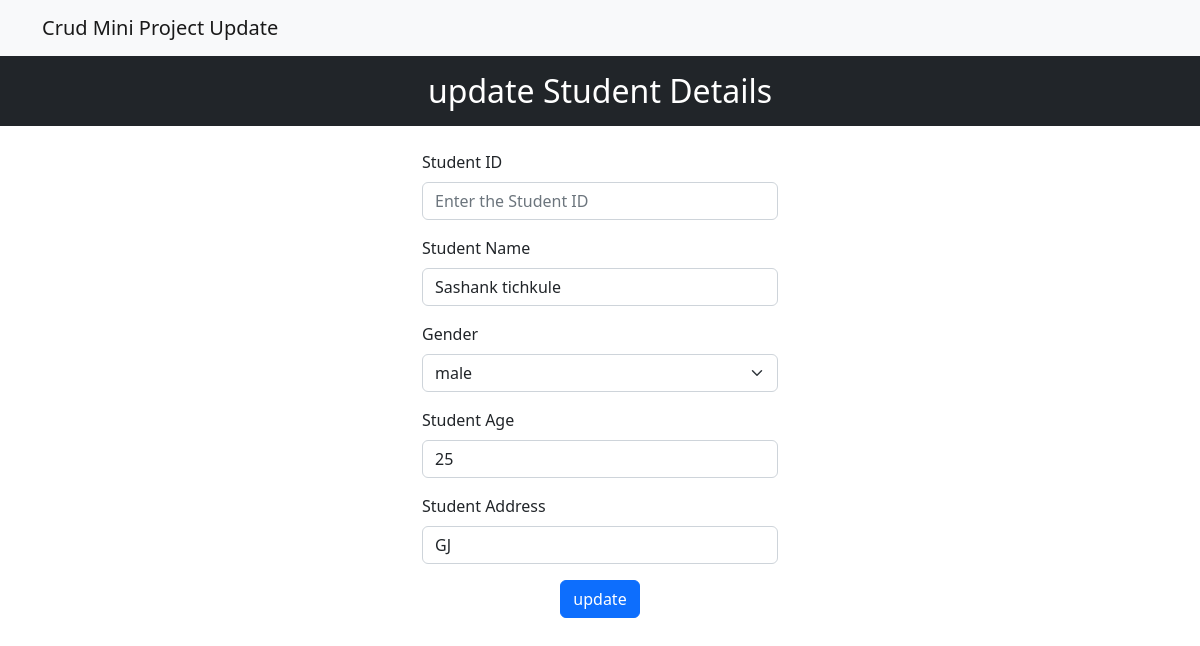
/update/12, run on the app's committed database.
### app/models.py (models this page shows, shortened)
class Student(models.Model):
    studentId=models.IntegerField()
    studentName=models.CharField(max_length=25,blank=False,null=False)
    gender=models.CharField(max_length=20)
    studentAge=models.IntegerField()
    studentAddress=models.CharField(max_length=80,blank=False,null=False)

### app/views.py (the view, shortened to what this page needs)
# urls.py: path('update/<id>', views.updateData,name="updateData"),
def updateData(request,id):
    d=Student.objects.get(id=id)
    context={"d":d}
    return render(request,"edit.html",context)

### templates/edit.html (shortened to what this page needs)
<!DOCTYPE html>
<html lang="en">
  <head>
    <link
      href="https://cdn.jsdelivr.net/npm/bootstrap@5.2.3/dist/css/bootstrap.min.css"
      rel="stylesheet"
    />
  </head>
  <body>
    <nav class="navbar navbar-expand-lg bg-light">
      <div class="container-md">
        <a class="navbar-brand" href="/">Crud Mini Project Update</a>
      </div>
    </nav>
    <h2 class="text-white bg-dark text-center p-3">update Student Details</h2>
    <div class="container mt-4">
      <div class="row justify-content-center">
        <div class="col-md-4">
          <form action="/update/{{d.id}}" method="post">
            <div class="mb-3">
              <label for="studentId" class="form-label">Student ID</label>
              <input
                type="text"
                class="form-control"
                id="studentId"
                placeholder="Enter the Student ID"
                name="studentId"
                required
              />
            </div>
            <div class="mb-3">
              <label for="studentName" class="form-label">Student Name</label>
              <input
                type="text"
                class="form-control"
                id="studentName"
                placeholder="Enter the Student Name"
                name="studentName"
                value="{{d.studentName}}"
                required
              />
            </div>
            <div class="mb-3">
              <label for="gender" class="form-label">Gender</label>
              <select class="form-select" id="gender" name="gender" required>
                <option value="" disabled selected>{{d.gender}}</option>
              </select>
            </div>
            <div class="mb-3">
              <label for="studentAge" class="form-label">Student Age</label>
              <input
                type="number"
                class="form-control"
                id="studentAge"
                placeholder="Enter the Student Age"
                name="studentAge"
                value="{{d.studentAge}}"
                required
              />
            </div>
            <div class="mb-3">
              <label for="studentAddress" class="form-label"
                >Student Address</label
              >
              <input
                type="text"
                class="form-control"
                id="studentAddress"
                placeholder="Enter the Student Address"
                name="studentAddress"
                value="{{d.studentAddress}}"
                required
              />
            </div>
            <div class="text-center">
              <button type="submit" class="btn btn-primary">update</button>
            </div>
          </form>
        </div>
      </div>
    </div>
  </body>
</html>

### data on the page
Student: studentName "Sashank tichkule", gender "male", studentAge "25", studentAddress "GJ"
